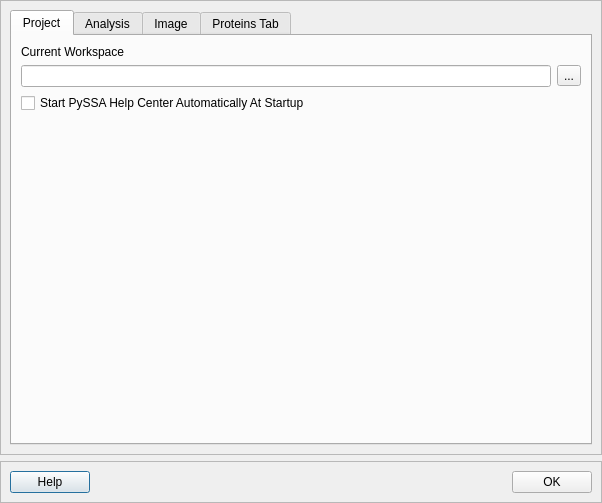
<?xml version="1.0" encoding="UTF-8"?>
<ui version="4.0">
 <class>Dialog</class>
 <widget class="QDialog" name="Dialog">
  <property name="geometry">
   <rect>
    <x>0</x>
    <y>0</y>
    <width>602</width>
    <height>503</height>
   </rect>
  </property>
  <property name="contextMenuPolicy">
   <enum>Qt::NoContextMenu</enum>
  </property>
  <property name="windowTitle">
   <string>Dialog</string>
  </property>
  <layout class="QVBoxLayout" name="verticalLayout_8">
   <property name="leftMargin">
    <number>0</number>
   </property>
   <property name="topMargin">
    <number>0</number>
   </property>
   <property name="rightMargin">
    <number>0</number>
   </property>
   <property name="bottomMargin">
    <number>0</number>
   </property>
   <item>
    <widget class="QFrame" name="frame">
     <property name="frameShape">
      <enum>QFrame::StyledPanel</enum>
     </property>
     <property name="frameShadow">
      <enum>QFrame::Raised</enum>
     </property>
     <layout class="QVBoxLayout" name="verticalLayout_9">
      <item>
       <widget class="QTabWidget" name="tabWidget">
        <property name="currentIndex">
         <number>0</number>
        </property>
        <widget class="QWidget" name="project_tab">
         <attribute name="title">
          <string>Project</string>
         </attribute>
         <layout class="QVBoxLayout" name="verticalLayout_5">
          <item>
           <layout class="QVBoxLayout" name="verticalLayout_3">
            <item>
             <widget class="QLabel" name="label_3">
              <property name="text">
               <string>Current Workspace</string>
              </property>
             </widget>
            </item>
            <item>
             <layout class="QHBoxLayout" name="horizontalLayout_4">
              <item>
               <widget class="QLineEdit" name="txt_workspace_dir"/>
              </item>
              <item>
               <widget class="QToolButton" name="btn_workspace_dir">
                <property name="text">
                 <string>...</string>
                </property>
               </widget>
              </item>
             </layout>
            </item>
           </layout>
          </item>
          <item>
           <widget class="QCheckBox" name="check_box_start_help">
            <property name="text">
             <string>Start PySSA Help Center Automatically At Startup</string>
            </property>
           </widget>
          </item>
          <item>
           <spacer name="verticalSpacer">
            <property name="orientation">
             <enum>Qt::Vertical</enum>
            </property>
            <property name="sizeHint" stdset="0">
             <size>
              <width>20</width>
              <height>40</height>
             </size>
            </property>
           </spacer>
          </item>
         </layout>
        </widget>
        <widget class="QWidget" name="analysis_tab">
         <attribute name="title">
          <string>Analysis</string>
         </attribute>
         <layout class="QVBoxLayout" name="verticalLayout_6">
          <item>
           <layout class="QVBoxLayout" name="verticalLayout_4">
            <item>
             <widget class="QLabel" name="label_6">
              <property name="text">
               <string>Distance Analysis Parameters</string>
              </property>
             </widget>
            </item>
            <item>
             <widget class="Line" name="line">
              <property name="orientation">
               <enum>Qt::Horizontal</enum>
              </property>
             </widget>
            </item>
           </layout>
          </item>
          <item>
           <layout class="QHBoxLayout" name="horizontalLayout_5">
            <item>
             <widget class="QLabel" name="label_4">
              <property name="text">
               <string>Cycles</string>
              </property>
             </widget>
            </item>
            <item>
             <widget class="QSpinBox" name="spb_cycles">
              <property name="maximumSize">
               <size>
                <width>60</width>
                <height>16777215</height>
               </size>
              </property>
             </widget>
            </item>
           </layout>
          </item>
          <item>
           <layout class="QHBoxLayout" name="horizontalLayout_6">
            <item>
             <widget class="QLabel" name="label_5">
              <property name="text">
               <string>Cutoff in Å</string>
              </property>
             </widget>
            </item>
            <item>
             <widget class="QDoubleSpinBox" name="dspb_cutoff">
              <property name="maximumSize">
               <size>
                <width>60</width>
                <height>16777215</height>
               </size>
              </property>
             </widget>
            </item>
           </layout>
          </item>
          <item>
           <spacer name="verticalSpacer_2">
            <property name="orientation">
             <enum>Qt::Vertical</enum>
            </property>
            <property name="sizeHint" stdset="0">
             <size>
              <width>20</width>
              <height>40</height>
             </size>
            </property>
           </spacer>
          </item>
         </layout>
        </widget>
        <widget class="QWidget" name="image_tab">
         <attribute name="title">
          <string>Image</string>
         </attribute>
         <layout class="QVBoxLayout" name="verticalLayout_7">
          <item>
           <layout class="QVBoxLayout" name="verticalLayout">
            <item>
             <widget class="QLabel" name="label">
              <property name="text">
               <string>Parameters</string>
              </property>
             </widget>
            </item>
            <item>
             <widget class="Line" name="line_2">
              <property name="orientation">
               <enum>Qt::Horizontal</enum>
              </property>
             </widget>
            </item>
           </layout>
          </item>
          <item>
           <layout class="QHBoxLayout" name="horizontalLayout_2">
            <item>
             <widget class="QLabel" name="label_24">
              <property name="text">
               <string>Background Color</string>
              </property>
             </widget>
            </item>
            <item>
             <widget class="QComboBox" name="box_bg_color"/>
            </item>
           </layout>
          </item>
          <item>
           <layout class="QHBoxLayout" name="horizontalLayout_7">
            <item>
             <widget class="QLabel" name="label_8">
              <property name="text">
               <string>Renderer</string>
              </property>
             </widget>
            </item>
            <item>
             <widget class="QComboBox" name="box_renderer"/>
            </item>
           </layout>
          </item>
          <item>
           <layout class="QHBoxLayout" name="horizontalLayout_8">
            <item>
             <widget class="QLabel" name="label_10">
              <property name="text">
               <string>Ray-Trace-Mode</string>
              </property>
             </widget>
            </item>
            <item>
             <widget class="QComboBox" name="box_ray_trace_mode"/>
            </item>
           </layout>
          </item>
          <item>
           <layout class="QHBoxLayout" name="horizontalLayout_9">
            <item>
             <widget class="QLabel" name="label_14">
              <property name="text">
               <string>Ray Texture</string>
              </property>
             </widget>
            </item>
            <item>
             <widget class="QComboBox" name="box_ray_texture"/>
            </item>
           </layout>
          </item>
          <item>
           <spacer name="verticalSpacer_3">
            <property name="orientation">
             <enum>Qt::Vertical</enum>
            </property>
            <property name="sizeHint" stdset="0">
             <size>
              <width>20</width>
              <height>40</height>
             </size>
            </property>
           </spacer>
          </item>
         </layout>
        </widget>
        <widget class="QWidget" name="proteins_tab">
         <attribute name="title">
          <string>Proteins Tab</string>
         </attribute>
         <layout class="QVBoxLayout" name="verticalLayout_10">
          <item>
           <layout class="QVBoxLayout" name="verticalLayout_12">
            <item>
             <widget class="QLabel" name="label_7">
              <property name="text">
               <string>Appearance</string>
              </property>
             </widget>
            </item>
            <item>
             <widget class="Line" name="line_3">
              <property name="orientation">
               <enum>Qt::Horizontal</enum>
              </property>
             </widget>
            </item>
           </layout>
          </item>
          <item>
           <layout class="QHBoxLayout" name="horizontalLayout_10">
            <item>
             <widget class="QLabel" name="label_9">
              <property name="text">
               <string>Use to Switch Color</string>
              </property>
             </widget>
            </item>
            <item>
             <spacer name="horizontalSpacer_3">
              <property name="orientation">
               <enum>Qt::Horizontal</enum>
              </property>
              <property name="sizeHint" stdset="0">
               <size>
                <width>40</width>
                <height>20</height>
               </size>
              </property>
             </spacer>
            </item>
            <item>
             <widget class="QComboBox" name="box_proteins_tab_box_color"/>
            </item>
           </layout>
          </item>
          <item>
           <layout class="QHBoxLayout" name="horizontalLayout">
            <item>
             <widget class="QLabel" name="label_2">
              <property name="text">
               <string>Use to Switch Representations</string>
              </property>
             </widget>
            </item>
            <item>
             <spacer name="horizontalSpacer_2">
              <property name="orientation">
               <enum>Qt::Horizontal</enum>
              </property>
              <property name="sizeHint" stdset="0">
               <size>
                <width>40</width>
                <height>20</height>
               </size>
              </property>
             </spacer>
            </item>
            <item>
             <widget class="QComboBox" name="box_proteins_tab_toggle_checkbox"/>
            </item>
           </layout>
          </item>
          <item>
           <spacer name="verticalSpacer_4">
            <property name="orientation">
             <enum>Qt::Vertical</enum>
            </property>
            <property name="sizeHint" stdset="0">
             <size>
              <width>20</width>
              <height>299</height>
             </size>
            </property>
           </spacer>
          </item>
         </layout>
        </widget>
       </widget>
      </item>
     </layout>
    </widget>
   </item>
   <item>
    <widget class="QFrame" name="frame_bottom">
     <property name="frameShape">
      <enum>QFrame::StyledPanel</enum>
     </property>
     <property name="frameShadow">
      <enum>QFrame::Raised</enum>
     </property>
     <layout class="QVBoxLayout" name="verticalLayout_2">
      <item>
       <layout class="QHBoxLayout" name="horizontalLayout_3">
        <item>
         <widget class="QPushButton" name="btn_help">
          <property name="text">
           <string>Help</string>
          </property>
         </widget>
        </item>
        <item>
         <spacer name="horizontalSpacer">
          <property name="orientation">
           <enum>Qt::Horizontal</enum>
          </property>
          <property name="sizeHint" stdset="0">
           <size>
            <width>148</width>
            <height>20</height>
           </size>
          </property>
         </spacer>
        </item>
        <item>
         <widget class="QPushButton" name="btn_ok">
          <property name="text">
           <string>OK</string>
          </property>
         </widget>
        </item>
       </layout>
      </item>
     </layout>
    </widget>
   </item>
  </layout>
 </widget>
 <resources/>
 <connections/>
</ui>
